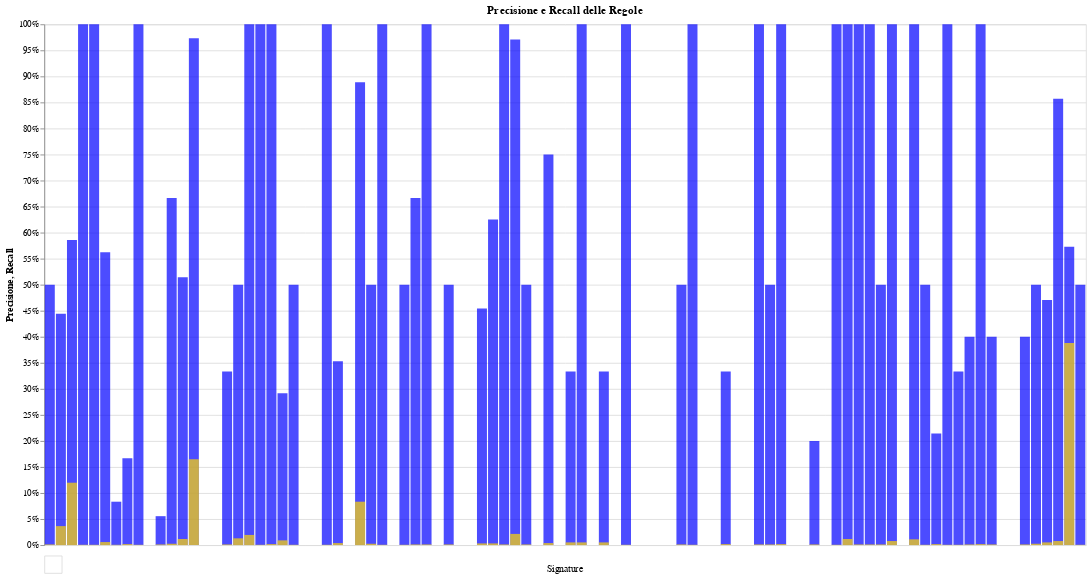

Notebook code for this chart:
### Markdown cell above
Qui si può notare come generalmente le __regole scattate più volte__ sono anche quelle che hanno effettivamente __risposto a più attachi__ e che sono **scattate a vuoto più volte**.

### Code cell
Plots.plot_precision_recall(result_df_Raw)

### Figure 1 — Vega-Lite specification as saved in the notebook (floating-point values rounded to 4 significant figures)
{"config": {"view": {"continuousWidth": 300, "continuousHeight": 300}, "concat": {"spacing": 5}}, "vconcat": [{"layer": [{"mark": {"type": "bar", "color": "blue", "opacity": 0.7}, "encoding": {"tooltip": [{"field": "signature", "title": "Regola", "type": "nominal"}, {"field": "precision", "format": ".2f", "title": "Precisione", "type": "quantitative"}], "x": {"axis": null, "field": "signature", "title": "Regola", "type": "nominal"}, "y": {"axis": {"format": "%", "title": "Precisione"}, "field": "precision", "title": "Precisione", "type": "quantitative"}}, "title": "Precisione e Recall delle Regole"}, {"mark": {"type": "bar", "color": "#FFD700", "opacity": 0.7}, "encoding": {"tooltip": [{"field": "signature", "title": "Regola", "type": "nominal"}, {"field": "recall", "format": ".2f", "title": "Recall", "type": "quantitative"}], "x": {"axis": null, "field": "signature", "title": "Regola", "type": "nominal"}, "y": {"axis": {"format": "%", "title": "Recall"}, "field": "recall", "title": "Recall", "type": "quantitative"}}}], "data": {"name": "data-6813e16f12025f8e955a5509b8fca43d"}, "height": 600, "title": "Precisione e Recall delle Regole", "width": 1200}, {"data": {"name": "data-6f87b3cef86e67ee16ef5931a5ed1f49"}, "mark": {"type": "text", "align": "center", "baseline": "top", "text": "Signature"}, "encoding": {"x": {"value": 600}, "y": {"value": 10}}}], "$schema": "https://vega.github.io/schema/vega-lite/v5.17.0.json", "datasets": {"data-6813e16f12025f8e955a5509b8fca43d": [{"signature": "load-of-dbghelp/dbgcore-dll-from-suspicious-process", "total": 4, "true_positives": 2, "false_positives": 2, "precision": 0.5, "recall": 0.001302}, {"signature": "net-connect-80-443-non-browser", "total": 126, "true_positives": 56, "false_positives": 70, "precision": 0.4444, "recall": 0.03646}, {"signature": "net-connect-Windows-processes", "total": 314, "true_positives": 184, "false_positives": 130, "precision": 0.586, "recall": 0.1198}, {"signature": "net-connect-powershell-remoting", "total": 1, "true_positives": 1, "false_positives": 0, "precision": 1.0, "recall": 0.000651}, {"signature": "net-connect-suspicious-RDP-connects", "total": 1, "true_positives": 1, "false_positives": 0, "precision": 1.0, "recall": 0.000651}, {"signature": "net-connect-suspicious-sources", "total": 16, "true_positives": 9, "false_positives": 7, "precision": 0.5625, "recall": 0.005859}, {"signature": "net-connect-suspicious-target-names", "total": 12, "true_positives": 1, "false_positives": 11, "precision": 0.08333, "recall": 0.000651}, {"signature": "proc-start-base64-encoded-powershell-command-detected", "total": 18, "true_positives": 3, "false_positives": 15, "precision": 0.1667, "recall": 0.001953}, {"signature": "proc-start-cobaltstrike-load-by-rundll32", "total": 1, "true_positives": 1, "false_positives": 0, "precision": 1.0, "recall": 0.000651}, {"signature": "proc-start-copy-from-volumeshadowcopy-via-cmd.exe", "total": 1, "true_positives": 0, "false_positives": 1, "precision": 0.0, "recall": 0.0}, {"signature": "proc-start-copying-sensitive-files-with-credential-data", "total": 36, "true_positives": 2, "false_positives": 34, "precision": 0.05556, "recall": 0.001302}, {"signature": "proc-start-cscript/wscript-uncommon-script-extension-execution", "total": 6, "true_positives": 4, "false_positives": 2, "precision": 0.6667, "recall": 0.002604}, {"signature": "proc-start-dir-user-writeable", "total": 35, "true_positives": 18, "false_positives": 17, "precision": 0.5143, "recall": 0.01172}, {"signature": "proc-start-dns-exfiltration-nslookup", "total": 260, "true_positives": 253, "false_positives": 7, "precision": 0.9731, "recall": 0.1647}, {"signature": "proc-start-dumping-of-sensitive-hives-via-reg.exe", "total": 24, "true_positives": 0, "false_positives": 24, "precision": 0.0, "recall": 0.0}, {"signature": "proc-start-file-in-suspicious-location-encoded-to-base64-via-certutil.exe", "total": 10, "true_positives": 0, "false_positives": 10, "precision": 0.0, "recall": 0.0}, {"signature": "proc-start-fsutil-suspicious-invocation", "total": 6, "true_positives": 2, "false_positives": 4, "precision": 0.3333, "recall": 0.001302}, {"signature": "proc-start-hacktool-mimikatz-execution", "total": 40, "true_positives": 20, "false_positives": 20, "precision": 0.5, "recall": 0.01302}, {"signature": "proc-start-hacktool-sharpview-execution", "total": 30, "true_positives": 30, "false_positives": 0, "precision": 1.0, "recall": 0.01953}, {"signature": "proc-start-interactive-at-job", "total": 1, "true_positives": 1, "false_positives": 0, "precision": 1.0, "recall": 0.000651}, {"signature": "proc-start-lol-binary-copied-from-system-directory", "total": 3, "true_positives": 3, "false_positives": 0, "precision": 1.0, "recall": 0.001953}, {"signature": "proc-start-lolbas-alternate-data-streams", "total": 48, "true_positives": 14, "false_positives": 34, "precision": 0.2917, "recall": 0.009115}, {"signature": "proc-start-lolbas-compile", "total": 2, "true_positives": 1, "false_positives": 1, "precision": 0.5, "recall": 0.000651}, {"signature": "proc-start-lolbas-download", "total": 1, "true_positives": 0, "false_positives": 1, "precision": 0.0, "recall": 0.0}, {"signature": "proc-start-lolbas-encode-decode", "total": 10, "true_positives": 0, "false_positives": 10, "precision": 0.0, "recall": 0.0}, {"signature": "proc-start-lolbas-other-location", "total": 1, "true_positives": 1, "false_positives": 0, "precision": 1.0, "recall": 0.000651}, {"signature": "proc-start-lsass-dump-keyword-in-commandline", "total": 17, "true_positives": 6, "false_positives": 11, "precision": 0.3529, "recall": 0.003906}, {"signature": "proc-start-lsass-process-reconnaissance-via-findstr.exe", "total": 2, "true_positives": 0, "false_positives": 2, "precision": 0.0, "recall": 0.0}, {"signature": "proc-start-malicious-powershell-commandlets-processcreation", "total": 144, "true_positives": 128, "false_positives": 16, "precision": 0.8889, "recall": 0.08333}, {"signature": "proc-start-mavinject-inject-dll-into-running-process", "total": 8, "true_positives": 4, "false_positives": 4, "precision": 0.5, "recall": 0.002604}, {"signature": "proc-start-mmc20-lateral-movement", "total": 1, "true_positives": 1, "false_positives": 0, "precision": 1.0, "recall": 0.000651}, {"signature": "proc-start-network-reconnaissance-activity", "total": 8, "true_positives": 0, "false_positives": 8, "precision": 0.0, "recall": 0.0}, {"signature": "proc-start-potential-credential-dumping-attempt-using-new-networkprovider-cli", "total": 2, "true_positives": 1, "false_positives": 1, "precision": 0.5, "recall": 0.000651}, {"signature": "proc-start-potential-data-exfiltration-activity-via-commandline-tools", "total": 3, "true_positives": 2, "false_positives": 1, "precision": 0.6667, "recall": 0.001302}, {"signature": "proc-start-potential-lsass-process-dump-via-procdump", "total": 2, "true_positives": 2, "false_positives": 0, "precision": 1.0, "recall": 0.001302}, {"signature": "proc-start-potential-persistence-via-logon-scripts-commandline", "total": 4, "true_positives": 0, "false_positives": 4, "precision": 0.0, "recall": 0.0}, {"signature": "proc-start-potential-recon-activity-via-nltest.exe", "total": 4, "true_positives": 2, "false_positives": 2, "precision": 0.5, "recall": 0.001302}, {"signature": "proc-start-potential-reconnaissance-for-cached-credentials-via-cmdkey.exe", "total": 1, "true_positives": 0, "false_positives": 1, "precision": 0.0, "recall": 0.0}, {"signature": "proc-start-potential-tampering-with-rdp-related-registry-keys-via-reg.exe", "total": 10, "true_positives": 0, "false_positives": 10, "precision": 0.0, "recall": 0.0}, {"signature": "proc-start-potential-winapi-calls-via-commandline", "total": 11, "true_positives": 5, "false_positives": 6, "precision": 0.4545, "recall": 0.003255}, {"signature": "proc-start-potentially-suspicious-powershell-child-processes", "total": 8, "true_positives": 5, "false_positives": 3, "precision": 0.625, "recall": 0.003255}, {"signature": "proc-start-powershell-base64-encoded-invoke-keyword", "total": 2, "true_positives": 2, "false_positives": 0, "precision": 1.0, "recall": 0.001302}, {"signature": "proc-start-powershell-download-and-execution-cradles", "total": 34, "true_positives": 33, "false_positives": 1, "precision": 0.9706, "recall": 0.02148}, {"signature": "proc-start-powershell-get-process-lsass", "total": 4, "true_positives": 2, "false_positives": 2, "precision": 0.5, "recall": 0.001302}, {"signature": "proc-start-powershell-sam-copy", "total": 1, "true_positives": 0, "false_positives": 1, "precision": 0.0, "recall": 0.0}, {"signature": "proc-start-process-memory-dump-via-comsvcs.dll", "total": 8, "true_positives": 6, "false_positives": 2, "precision": 0.75, "recall": 0.003906}, {"signature": "proc-start-process-memory-dump-via-rdrleakdiag.exe", "total": 2, "true_positives": 0, "false_positives": 2, "precision": 0.0, "recall": 0.0}, {"signature": "proc-start-pua-adfind-suspicious-execution", "total": 24, "true_positives": 8, "false_positives": 16, "precision": 0.3333, "recall": 0.005208}, {"signature": "proc-start-reg-add-suspicious-paths", "total": 8, "true_positives": 8, "false_positives": 0, "precision": 1.0, "recall": 0.005208}, {"signature": "proc-start-remotely-hosted-hta-file-executed-via-mshta.exe", "total": 1, "true_positives": 0, "false_positives": 1, "precision": 0.0, "recall": 0.0}, {"signature": "proc-start-renamed-adfind-execution", "total": 24, "true_positives": 8, "false_positives": 16, "precision": 0.3333, "recall": 0.005208}, {"signature": "proc-start-renamed-createdump-utility-execution", "total": 2, "true_positives": 0, "false_positives": 2, "precision": 0.0, "recall": 0.0}, {"signature": "proc-start-renamed-procdump-execution", "total": 1, "true_positives": 1, "false_positives": 0, "precision": 1.0, "recall": 0.000651}, {"signature": "proc-start-run-powershell-script-from-ads", "total": 1, "true_positives": 0, "false_positives": 1, "precision": 0.0, "recall": 0.0}, {"signature": "proc-start-rundll32-execution-without-dll-file", "total": 1, "true_positives": 0, "false_positives": 1, "precision": 0.0, "recall": 0.0}, {"signature": "proc-start-scheduled-task-executing-encoded-payload-from-registry", "total": 2, "true_positives": 0, "false_positives": 2, "precision": 0.0, "recall": 0.0}, {"signature": "proc-start-schtasks-creation-or-modification-with-system-privileges", "total": 2, "true_positives": 0, "false_positives": 2, "precision": 0.0, "recall": 0.0}, {"signature": "proc-start-script-interpreter-execution-from-suspicious-folder", "total": 4, "true_positives": 2, "false_positives": 2, "precision": 0.5, "recall": 0.001302}, {"signature": "proc-start-security-privileges-enumeration-via-whoami.exe", "total": 1, "true_positives": 1, "false_positives": 0, "precision": 1.0, "recall": 0.000651}, {"signature": "proc-start-sensitive-registry-access-via-volume-shadow-copy", "total": 13, "true_positives": 0, "false_positives": 13, "precision": 0.0, "recall": 0.0}, {"signature": "proc-start-service-registry-key-deleted-via-reg.exe", "total": 2, "true_positives": 0, "false_positives": 2, "precision": 0.0, "recall": 0.0}, {"signature": "proc-start-suspicious-add-user-to-remote-desktop-users-group", "total": 9, "true_positives": 3, "false_positives": 6, "precision": 0.3333, "recall": 0.001953}, {"signature": "proc-start-suspicious-calculator-usage", "total": 1, "true_positives": 0, "false_positives": 1, "precision": 0.0, "recall": 0.0}, {"signature": "proc-start-suspicious-command-patterns-in-scheduled-task-creation", "total": 3, "true_positives": 0, "false_positives": 3, "precision": 0.0, "recall": 0.0}, {"signature": "proc-start-suspicious-double-extension-file-execution", "total": 2, "true_positives": 2, "false_positives": 0, "precision": 1.0, "recall": 0.001302}, {"signature": "proc-start-suspicious-eventlog-clear-or-configuration-change", "total": 4, "true_positives": 2, "false_positives": 2, "precision": 0.5, "recall": 0.001302}, {"signature": "proc-start-suspicious-invoke-webrequest-execution", "total": 3, "true_positives": 3, "false_positives": 0, "precision": 1.0, "recall": 0.001953}, {"signature": "proc-start-suspicious-javascript-execution-via-mshta.exe", "total": 1, "true_positives": 0, "false_positives": 1, "precision": 0.0, "recall": 0.0}, {"signature": "proc-start-suspicious-key-manager-access", "total": 1, "true_positives": 0, "false_positives": 1, "precision": 0.0, "recall": 0.0}, {"signature": "proc-start-suspicious-manipulation-of-default-accounts-via-net.exe", "total": 10, "true_positives": 2, "false_positives": 8, "precision": 0.2, "recall": 0.001302}, {"signature": "proc-start-suspicious-mshta-child-process", "total": 1, "true_positives": 0, "false_positives": 1, "precision": 0.0, "recall": 0.0}, {"signature": "proc-start-suspicious-new-service-creation", "total": 1, "true_positives": 1, "false_positives": 0, "precision": 1.0, "recall": 0.000651}, {"signature": "proc-start-suspicious-powershell-download-and-execute-pattern", "total": 18, "true_positives": 18, "false_positives": 0, "precision": 1.0, "recall": 0.01172}, {"signature": "proc-start-suspicious-powershell-iex-execution-patterns", "total": 2, "true_positives": 2, "false_positives": 0, "precision": 1.0, "recall": 0.001302}, {"signature": "proc-start-suspicious-powershell-parameter-substring", "total": 2, "true_positives": 2, "false_positives": 0, "precision": 1.0, "recall": 0.001302}, {"signature": "proc-start-suspicious-process-created-via-wmic.exe", "total": 4, "true_positives": 2, "false_positives": 2, "precision": 0.5, "recall": 0.001302}, {"signature": "proc-start-suspicious-process-parents", "total": 12, "true_positives": 12, "false_positives": 0, "precision": 1.0, "recall": 0.007812}, {"signature": "proc-start-suspicious-process-patterns-ntds.dit-exfil", "total": 2, "true_positives": 0, "false_positives": 2, "precision": 0.0, "recall": 0.0}, {"signature": "proc-start-suspicious-program-names", "total": 17, "true_positives": 17, "false_positives": 0, "precision": 1.0, "recall": 0.01107}, {"signature": "proc-start-suspicious-schtasks-schedule-types", "total": 2, "true_positives": 1, "false_positives": 1, "precision": 0.5, "recall": 0.000651}, {"signature": "proc-start-suspicious-script-execution-from-temp-folder", "total": 14, "true_positives": 3, "false_positives": 11, "precision": 0.2143, "recall": 0.001953}, {"signature": "proc-start-suspicious-shim-database-installation-via-sdbinst.exe", "total": 1, "true_positives": 1, "false_positives": 0, "precision": 1.0, "recall": 0.000651}, {"signature": "proc-start-suspicious-svchost-process", "total": 3, "true_positives": 1, "false_positives": 2, "precision": 0.3333, "recall": 0.000651}, {"signature": "proc-start-suspicious-whoami.exe-execution", "total": 5, "true_positives": 2, "false_positives": 3, "precision": 0.4, "recall": 0.001302}, {"signature": "proc-start-suspicious-wmiprvse-child-process", "total": 3, "true_positives": 3, "false_positives": 0, "precision": 1.0, "recall": 0.001953}, {"signature": "proc-start-system-file-execution-location-anomaly", "total": 5, "true_positives": 2, "false_positives": 3, "precision": 0.4, "recall": 0.001302}, {"signature": "proc-start-volumeshadowcopy-symlink-creation-via-mklink", "total": 2, "true_positives": 0, "false_positives": 2, "precision": 0.0, "recall": 0.0}, {"signature": "proc-start-whoami.exe-execution-anomaly", "total": 1, "true_positives": 0, "false_positives": 1, "precision": 0.0, "recall": 0.0}, {"signature": "proc-start-wmiservice-child", "total": 5, "true_positives": 2, "false_positives": 3, "precision": 0.4, "recall": 0.001302}, {"signature": "proc-start-wscript-or-cscript-dropper", "total": 8, "true_positives": 4, "false_positives": 4, "precision": 0.5, "recall": 0.002604}, {"signature": "reg-key-create-service", "total": 17, "true_positives": 8, "false_positives": 9, "precision": 0.4706, "recall": 0.005208}, {"signature": "reg-value-write-cert-change", "total": 14, "true_positives": 12, "false_positives": 2, "precision": 0.8571, "recall": 0.007812}, {"signature": "suspicious-unsigned-dbghelp/dbgcore-dll-loaded", "total": 1040, "true_positives": 596, "false_positives": 444, "precision": 0.5731, "recall": 0.388}, {"signature": "suspicious-volume-shadow-copy-vss_ps.dll-load", "total": 2, "true_positives": 1, "false_positives": 1, "precision": 0.5, "recall": 0.000651}], "data-6f87b3cef86e67ee16ef5931a5ed1f49": [{"signature": ""}]}}
